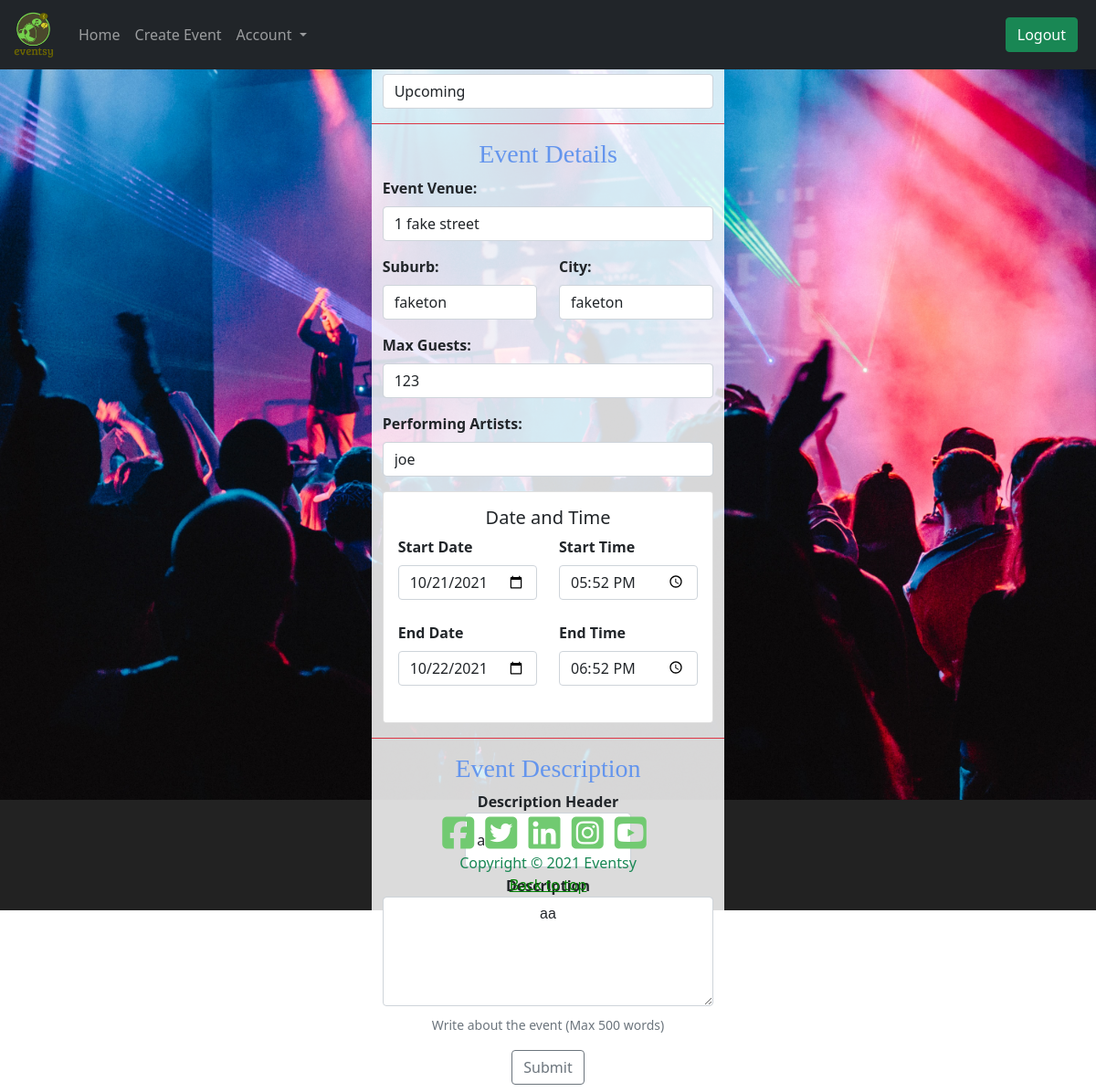
Page /events/1/update (signed in) on the committed database.
### Website/models.py (models this page shows, shortened)
class Event(db.Model):
    __tablename__ = 'events'
    id = db.Column(db.Integer, primary_key=True)
    title = db.Column(db.String(80), nullable=False)
    startdate = db.Column(db.Date, nullable=False)
    enddate = db.Column(db.Date, nullable=False)
    status = db.Column(db.String(30), nullable=False)
    starttime = db.Column(db.Time, nullable=False)
    endtime = db.Column(db.Time, nullable=False)
    address = db.Column(db.String, nullable=False)
    city = db.Column(db.String(80))
    suburb = db.Column(db.String(80))
    maxguests = db.Column(db.Integer, nullable=False)
    image = db.Column(db.String(400))
    type = db.Column(db.String(80))
    description = db.Column(db.String(200))
    description_header = db.Column(db.String(100))
    artist = db.Column(db.String(80), nullable=False)
    comments = db.relationship('Comment', backref='events')
    user = db.Column(db.Integer, db.ForeignKey('users.id'))
    name = db.relationship('User', backref='events')

### Website/event.py (the view)
@bp.route('/<id>/update', methods=['GET', 'POST'])
@login_required
def update(id):
    event = Event.query.filter_by(id=id).first()
    form = UpdateEvent()
    form.title.data = event.title
    form.startdate.data = event.startdate
    form.enddate.data = event.enddate
    form.starttime.data = event.starttime
    form.endtime.data = event.endtime
    form.address.data = event.address
    form.city.data = event.city
    form.suburb.data = event.suburb
    form.maxguests.data = event.maxguests
    form.type.data = event.type
    form.status.data = event.status
    form.description.data = event.description
    form.artist.data = event.artist
    form.description_header.data = event.description_header
    if form.validate_on_submit():
        event.title = request.form["title"]
        event.address = request.form["address"]
        event.city = request.form["city"]
        event.suburb = request.form["city"]
        event.maxguests = request.form["maxguests"]
        event.type = request.form["type"]
        event.status = request.form["status"]
        event.description = request.form["description"]
        event.artist = request.form["artist"]
        event.description_header = request.form["description_header"]
        db.session.commit()
        print('Event updated successfully')
        print(event.title)
        return redirect(url_for('event.myevents'))
    else:
        return render_template('forms.html', form=form, heading="Update", id=id)

### Website/templates/forms.html (shortened to what this page needs)
{% extends "base.html" %}
{% import "bootstrap/wtf.html" as wtf %}
{% block content %}
{% if heading|lower != "create an event" %}
<div class="container-fluid d-flex flex-column justify-content-center text-center top_form">
    <div class="row d-flex justify-content-center mx-2">
        <div class="login_form col-sm-7 col-md-6 col-lg-4 rounded-2 pt-3">
            {% elif heading|lower == "create an event" %}
            <div class="container-fluid d-flex flex-column justify-content-center text-center top_form">
                <div class="row d-flex justify-content-center mt-3 mb-3">
                    <div class="create_form col-sm-8 col-lg-8 rounded-2 pt-3">
                        {% elif heading|lower == "update" %}
                        <div class="container-fluid d-flex flex-column justify-content-center text-center top_form">
                            <div class="row d-flex justify-content-center mt-3 mb-3">
                                <div class="create_form col-sm-8 col-lg-8 rounded-2 pt-3">
                                    {% endif %}
                                    <div class="col mx-auto mt-2">
                                        {% if heading|lower == 'login' %}
                                        <p>New user? <a href="{{ url_for('auth.register') }}">Click here</a> to
                                            register.</p>
                                        {% elif heading|lower == 'register form' %}
                                        <p>Already a user? <a href="{{ url_for('auth.login') }}">Click here</a> to log
                                            in.</p>
                                        {% elif heading|lower == "update" %}
                                        <form method="POST" action="{{ url_for('event.update', id=id)}}"
                                            enctype="multipart/form-data">
                                            <div class="row mb-3 mr-4 ml-4">
                                                <div class="generalInfo border-bottom border-danger">
                                                    <div class=" mt-3 mb-3">
                                                    </div>
                                                    <div class=" mt-3 mb-3">
                                                        <strong><label class="form-label" for="Status">Event Status:</label></strong>
                                                        {{form.status(class_="form-control")}}
                                                    </div>
                                                </div>
                                            </div>
                                            <div class="row mb-3">
                                                <div class="EventSpecific border-bottom border-danger">
                                                    <div class="generalInfoHeading">
                                                        <h3> Event Details</h3>
                                                    </div>
                                                    <div>
                                                        <strong><label class="form-label" for="EventVenue"> Event
                                                                Venue:</label></strong>
                                                        {{form.address(class_="form-control",placeholder="Enter
                                                        venue")}}
                                                    </div>
                                                    <div class="mt-3 row mb-3">
                                                        <div class="col-md-6">
                                                            <div class="form-outline">
                                                                <strong><label class="form-label"
                                                                        for="Suburb">Suburb:</label></strong>
                                                                {{form.suburb(class_="form-control",placeholder="Enter
                                                                Suburb")}}
                                                            </div>
                                                        </div>
                                                        <div class="col">
                                                            <div class="form-outline">
                                                                <strong><label class="form-label"
                                                                        for="City">City:</label></strong>
                                                                {{form.city(class_="form-control",placeholder="Enter
                                                                City")}}
                                                            </div>
                                                        </div>
                                                    </div>
                                                    <div class=" mt-3 mb-3">
                                                        <strong><label class="form-label" for="Max-guests"> Max
                                                                Guests:</label></strong>
                                                        {{form.maxguests(class_="form-control",
                                                        placeholder="Capacity for the Event")}}
                                                    </div>
                                                    <div>
                                                        <strong><label class="form-label" for="PerformingArtists">
                                                                Performing
                                                                Artists:</label></strong>
                                                        {{form.artist(class_="form-control",placeholder="Names of artist
                                                        Performing
                                                        ")}}
                                                    </div>
                                                    <div class=" mt-3 mb-3 ">
                                                        <div class="card d-block mx-auto ">
                                                            <div class="card-body">
                                                                <h5 class="card-title">Date and Time</h5>
                                                                <div>
                                                                    <div class="row mb-4 ">
                                                                        <div class="col-md-6">
                                                                            <div class="form-outline">
                                                                                <strong><label class="form-label"
                                                                                        for="EventStartDate">Start
                                                                                        Date</label></strong>
                                                                                {{form.startdate(type="date",
                                                                                class_="form-control")}}
                                                                            </div>
                                                                        </div>
                                                                        <div class="col">
                                                                            <div class="form-outline">
                                                                                <strong><label class="form-label"
                                                                                        for="EventStartTime">Start
                                                                                        Time</label></strong>
                                                                                {{form.starttime(type="time",
                                                                                class_="form-control")}}
                                                                            </div>
                                                                        </div>
                                                                    </div>
                                                                    <div class="row mb-4 ">
                                                                        <div class="col-md-6">
                                                                            <div class="form-outline">
                                                                                <strong><label class="form-label"
                                                                                        for="EventEndDate">End
                                                                                        Date</label></strong>
                                                                                {{form.enddate(type="date",
                                                                                class_="form-control")}}
                                                                            </div>
                                                                        </div>
                                                                        <div class="col">
                                                                            <div class="form-outline">
                                                                                <strong><label class="form-label"
                                                                                        for="EventEndTime">End
                                                                                        Time</label></strong>
                                                                                {{form.endtime(type="time",
                                                                                class_="form-control")}}
                                                                            </div>
                                                                        </div>
                                                                    </div>
                                                                </div>
                                                            </div>
                                                        </div>
                                                    </div>
                                                </div>
                                            </div>
                                            <div class="row mb-3">
                                                <div class="generalInfoHeading">
                                                    <h3> Event Description</h3>
                                                </div>
                                                <div>
                                                    <div class="col-6 mb-2 d-flex mx-auto justify-content-center">
                                                        <div class="row mx-auto ">
                                                            <strong><label for="description">Description
                                                                    Header</label></strong>
                                                            {{form.description_header(class_="form-control
                                                            description_header")}}
                                                        </div>
                                                    </div>
                                                    <div class="col-12 mb-2">
                                                        <div class="row mx-auto">
                                                            <strong><label
                                                                    for="description">Description</label></strong>
                                                            {{form.description(class_="form-control description" )}}
                                                        </div>
                                                    </div>
                                                    <small id="exampleFormControlTextarea1"
                                                        class="form-text text-muted">
                                                        Write about the event (Max 500 words)</small>
                                                </div>
                                            </div>
                                            <input class="btn btn-outline-secondary mb-2" type="submit" value="Submit">
                                        </form>
                                        {% endif %}
                                    </div>
                                </div>
                            </div>
                        </div>
{% endblock %}

### rows in the picture
Event: status "Upcoming", address "1 fake street", suburb "faketon", city "faketon", maxguests "123", artist "joe", startdate "10/21/2021", starttime "17:52", enddate "10/22/2021", endtime "18:52", description_header "a", description "aa"
